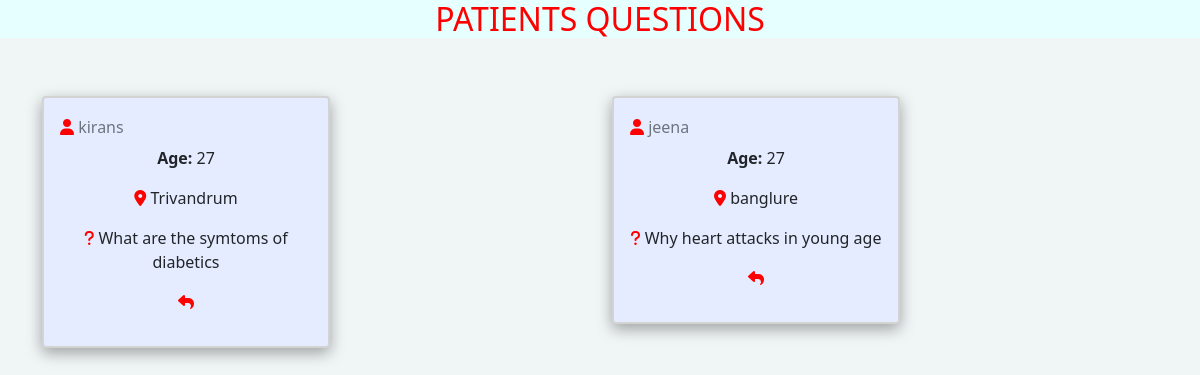
The page /mgmt_app/dispquesadmin/ on the database its author committed.
### mgmt_app/models.py (models this page shows)
class questionsmodel(models.Model):
    pname=models.CharField(max_length=50)
    age=models.IntegerField()
    place=models.CharField(max_length=50)
    quest=models.CharField(max_length=500)

### mgmt_app/views.py (the view)
# urls.py: path('dispquesadmin/',dispquesadmin),
def dispquesadmin(request):
    j=questionsmodel.objects.all()
    return render(request,'questionsadmindisp.html',{'j':j})

### mgmt_app/templates/questionsadmindisp.html (shortened to what this page needs)
<!DOCTYPE html>
<html lang="en">
<head>
  <link href="https://cdn.jsdelivr.net/npm/bootstrap@5.0.2/dist/css/bootstrap.min.css" rel="stylesheet">
</head>
<body>
<h2>PATIENTS QUESTIONS</h2>
<div class="container mt-5">
  <div class="row">
    {% for i in j %}
    <div class="col">
      <div class="card" style="width: 18rem;">
  <div class="card-body">
    <h6 class="card-subtitle mb-2 text-muted"><i class="fa-solid fa-user"></i> {{i.pname}}</h6>
    <p class="card-text"><b>Age:</b> {{i.age}}</p>
   <p class="card-text"><i class="fa-solid fa-location-dot"></i> {{i.place}}</p>
   <p class="card-text"><i class="fa-solid fa-question"></i> {{i.quest}}</p>
      <p><a href="http://127.0.0.1:8000/mgmt_app/answersquestions/"><i class="fa-solid fa-reply"></i></a></p>
  </div>
</div>
    </div>
    {% endfor %}
  </div>
</div>
</body>
</html>

### mgmt_app/templates/questionsadmindisp.html (style rules this page uses)
* { padding:0px; margin:0px; box:border-box; }
body { background:#f0f5f5; }
.card { background:#e6ecff; border:2px solid lightgrey; box-shadow: rgba(0, 0, 0, 0.35) 0px 5px 15px; margin-top:10px; }
p { text-align:center; }
.fa-solid { color:red; }
h2 { color:red; text-align:center; background-color:#e6ffff; }

### rows shown on the page
questionsmodel: pname "kirans", age "27", place "Trivandrum", quest "What are the symtoms of diabetics"
questionsmodel: pname "jeena", age "27", place "banglure", quest "Why heart attacks in young age"
